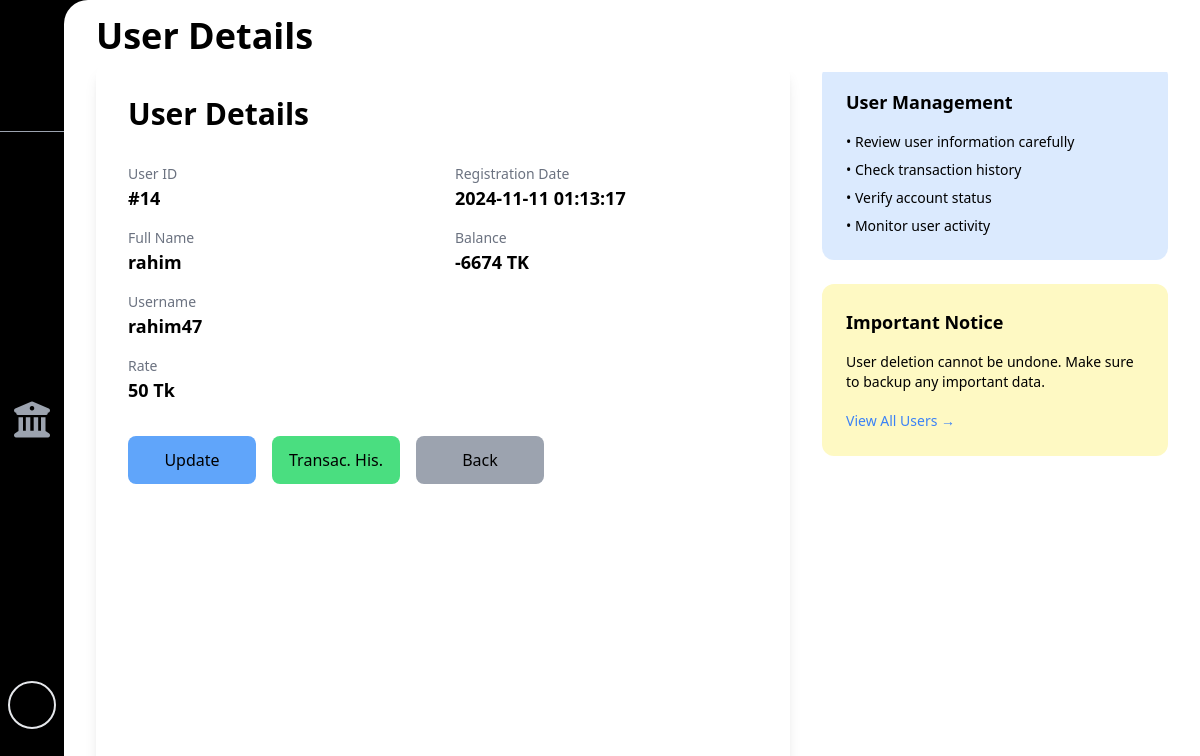
Page /views/admin/admin-user-details.php?username=rahim47 (signed in) on the committed database.
### tables this page shows
CREATE TABLE `users` (
  `userID` int(255) NOT NULL,
  `name` varchar(30) NOT NULL,
  `username` varchar(30) NOT NULL,
  `password` varchar(255) NOT NULL,
  `superuser` varchar(5) NOT NULL,
  `balance` int(255) NOT NULL,
  `rate` double NOT NULL,
  `bkash` varchar(5) NOT NULL,
  `nagad` varchar(5) NOT NULL,
  `regdate` datetime NOT NULL DEFAULT current_timestamp()
);

### views/admin/admin-user-details.php (the view, shortened to what this page needs)
<?php
include("../../config/connection.php");
$username = mysqli_real_escape_string($conn, $_GET['username']);
$sql = "SELECT * FROM users WHERE username = '$username'";
$result = mysqli_query($conn, $sql) or die("Query Failed.");
$userData = mysqli_fetch_assoc($result);
?>
<!DOCTYPE html>
<html lang="en">
<head>
    <link rel="stylesheet" href="https://cdnjs.cloudflare.com/ajax/libs/font-awesome/6.7.2/css/all.min.css" />
    <link rel="stylesheet" href="../../assets/css/styles.css">
</head>
<body onload="onload()" class="overflow-hidden dark">
    <div class="bg-black h-screen dark:text-white w-full flex">
        <?php include("../../includes/sidebars/admin-sidebar.php"); ?>
        <div id="main-container" class="overflow-y-scroll px-8 w-full min-h-full sm:ml-16 sm:w-full bg-white dark:bg-[#232228] rounded-3xl rounded-bl-3xl transition-all duration-200">
            <?php include("../../includes/headers/admin-header.php") ?>
            <section class="flex flex-col sm:flex-row w-full gap-8 pt-16 h-full">
                <div class="w-full sm:w-2/3 bg-white dark:bg-[#1b1a20] rounded-xl p-8 shadow-lg">
                    <h2 class="text-2xl sm:text-3xl font-bold mb-8">User Details</h2>
                    <div class="grid grid-cols-1 sm:grid-cols-2 gap-6 mb-8">
                        <div class="space-y-4">
                            <div class="flex flex-col">
                                <span class="text-sm text-gray-500 dark:text-gray-400">User ID</span>
                                <span class="text-lg font-semibold">#<?php echo $userData['userID']; ?></span>
                            </div>
                            <div class="flex flex-col">
                                <span class="text-sm text-gray-500 dark:text-gray-400">Full Name</span>
                                <span class="text-lg font-semibold"><?php echo $userData['name']; ?></span>
                            </div>
                            <div class="flex flex-col">
                                <span class="text-sm text-gray-500 dark:text-gray-400">Username</span>
                                <span class="text-lg font-semibold"><?php echo $userData['username']; ?></span>
                            </div>
                            <div class="flex flex-col">
                                <span class="text-sm text-gray-500 dark:text-gray-400">Rate</span>
                                <span class="text-lg font-semibold"><?php echo $userData['rate']; ?> Tk</span>
                            </div>
                        </div>
                        <div class="space-y-4">
                            <div class="flex flex-col">
                                <span class="text-sm text-gray-500 dark:text-gray-400">Registration Date</span>
                                <span class="text-lg font-semibold"><?php echo $userData['regdate']; ?></span>
                            </div>
                            <div class="flex flex-col">
                                <span class="text-sm text-gray-500 dark:text-gray-400">Balance</span>
                                <span class="text-lg font-semibold"><?php echo $userData['balance'] ?> TK</span>
                            </div>
                        </div>
                    </div>
                    <div class="flex gap-4">
                        <a href="admin-user-update.php?name=<?php echo $userData['name'].'&user='.$userData['username']?>"
                            class="w-32 py-3 bg-blue-400 text-black rounded-lg hover:bg-blue-500 transition duration-300 text-center">
                            Update
                        </a>
                        <a href="admin-user-transection-history.php?user=<?php echo $userData['username']; ?>"
                            class="w-32 py-3 bg-green-400 text-black rounded-lg hover:bg-green-500 transition duration-300 text-center">
                            Transac. His.
                        </a>
                        <button onclick="window.history.back();"
                            class="w-32 py-3 bg-gray-400 text-black rounded-lg hover:bg-gray-500 transition duration-300 text-center">
                            Back
                        </button>
                    </div>
                </div>
                <div class="hidden sm:block w-1/3 space-y-6">
                    <div class="bg-blue-100 dark:bg-blue-900 p-6 rounded-xl">
                        <h3 class="text-lg font-bold mb-4">User Management</h3>
                        <ul class="space-y-2 text-sm">
                            <li>• Review user information carefully</li>
                            <li>• Check transaction history</li>
                            <li>• Verify account status</li>
                            <li>• Monitor user activity</li>
                        </ul>
                    </div>
                    <div class="bg-yellow-100 dark:bg-yellow-900 p-6 rounded-xl">
                        <h3 class="text-lg font-bold mb-4">Important Notice</h3>
                        <p class="text-sm mb-4">User deletion cannot be undone. Make sure to backup any important data.</p>
                        <a href="admin-all-users.php" class="text-blue-500 hover:text-blue-600 text-sm">View All Users →</a>
                    </div>
                </div>
            </section>
        </div>
    </div>
</body>
</html>

### rows in the picture
users: userID "14", name "rahim", username "rahim47", rate "50", regdate "2024-11-11 01:13:17", balance "-6674"
